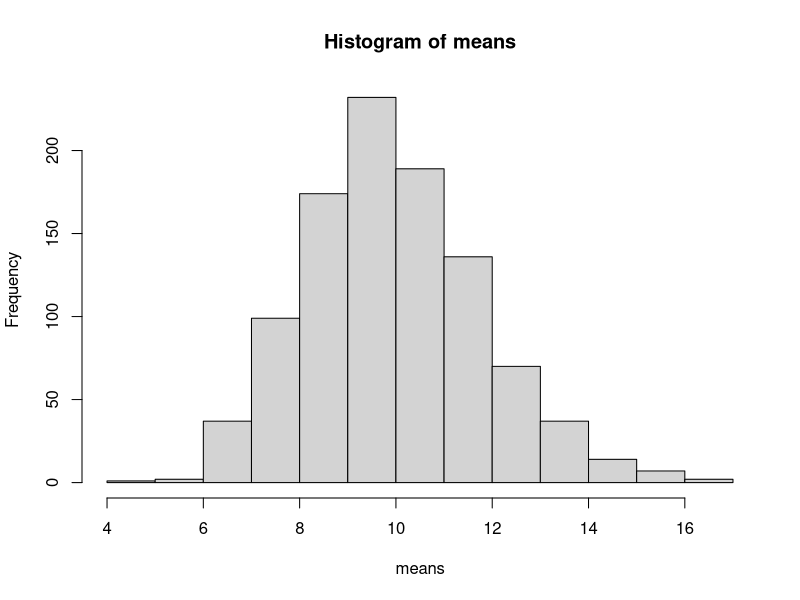

Write R code to recreate this figure.
### Description: Chapter 4 Excercises
### @author      Bradley Cronce
### @version     3/22/2014

### Problems  13, 14, 15, 16, 21 



## Problem 2 -- Consider the population [3, 6, 7, 9, 11, 14]. For samples of size 3 without replacement,
##              find (and plot) the sampling distribution of the minimum. What is the mean of the 
##              sampling distribution? The statistic is an estimate of some parameter -- what is
##              the value of that parameter?



## Problem 5 -- Let X1, X2,..., Xn be a random sample from some distribution and suppose
##              Y = T(X1, X2,..., Xn) is a statistic. Suppose the sampling distribution of Y
##              pdf f(y) = (3/8)y^2 for 0 <= y <= 2. Find P(0 <= Y <= 1/5).



## Problem 12 -- A friend claims she has drawn a random sample of size 30 from the exponential
##               distribution with lambda = 1/10. The mean of her sample is 12.


  # Part (a) -- What is the expected value of a sample mean?


  # Part (b) -- Run a simulation by drawing 1000 random samples, each of size 30, 
  #             from EXP(1/10) and then compute the mean. What proportion of the
  #             sample means are as large as or larger than 12?
  #
  means <- numeric(1000) # space for results (vector of 0's)

  for (i in 1:1000) {
  
    x <- rexp(30, rate = 1/10) # draw random sample of size 30
    means[i] <- mean(x) # compute mean, save in position i
  
  }
  hist(means)

  
  # Part (c) -- Is a mean of 12 unusual for a sample of size 30 fomr Exp(1/10)?
  
  
  
## Problem 13